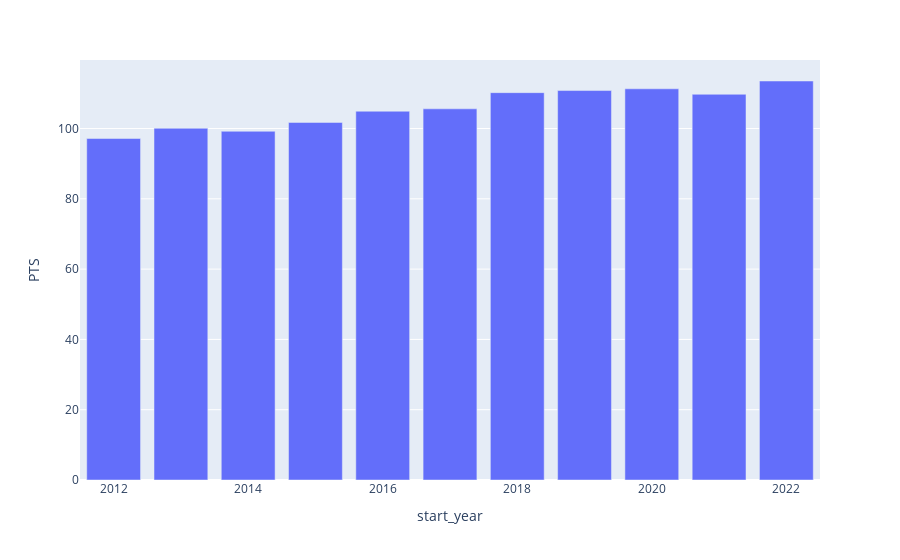

Notebook code cell kept with this figure:
### Code cell
fig = px.bar(years_data_per48min,'start_year','PTS')
fig.show()

### Figure 1 — Plotly figure (JSON) as saved in the notebook; plotly's stock layout.template omitted (floating-point values rounded to 4 significant figures)
{"data": [{"alignmentgroup": "True", "hovertemplate": "start_year=%{x}<br>PTS=%{y}<extra></extra>", "legendgroup": "", "marker": {"color": "#636efa", "pattern": {"shape": ""}}, "name": "", "offsetgroup": "", "orientation": "v", "showlegend": false, "textposition": "auto", "type": "bar", "x": [2012, 2013, 2014, 2015, 2016, 2017, 2018, 2019, 2020, 2021, 2022], "xaxis": "x", "y": [97.15, 100.1, 99.22, 101.7, 104.9, 105.6, 110.2, 110.8, 111.3, 109.7, 113.5], "yaxis": "y"}], "layout": {"autosize": true, "barmode": "relative", "legend": {"tracegroupgap": 0}, "margin": {"t": 60}, "xaxis": {"anchor": "y", "autorange": true, "domain": [0, 1], "range": [2012.0, 2022.0], "title": {"text": "start_year"}, "type": "linear"}, "yaxis": {"anchor": "x", "autorange": true, "domain": [0, 1], "range": [0, 119.5], "title": {"text": "PTS"}, "type": "linear"}}}
